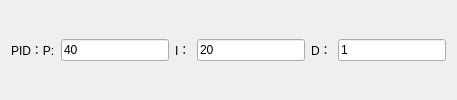
               <widget class="QWidget" name="widget_13" native="true">
                <layout class="QHBoxLayout" name="horizontalLayout_7">
                 <item>
                  <widget class="QLabel" name="label_11">
                   <property name="text">
                    <string>PID：P:</string>
                   </property>
                  </widget>
                 </item>
                 <item>
                  <widget class="QLineEdit" name="lineEdit">
                   <property name="text">
                    <string>40</string>
                   </property>
                  </widget>
                 </item>
                 <item>
                  <widget class="QLabel" name="label_12">
                   <property name="text">
                    <string>I：</string>
                   </property>
                  </widget>
                 </item>
                 <item>
                  <widget class="QLineEdit" name="lineEdit_2">
                   <property name="text">
                    <string>20</string>
                   </property>
                  </widget>
                 </item>
                 <item>
                  <widget class="QLabel" name="label_13">
                   <property name="text">
                    <string>D：</string>
                   </property>
                  </widget>
                 </item>
                 <item>
                  <widget class="QLineEdit" name="lineEdit_3">
                   <property name="text">
                    <string>1</string>
                   </property>
                  </widget>
                 </item>
                </layout>
               </widget>
